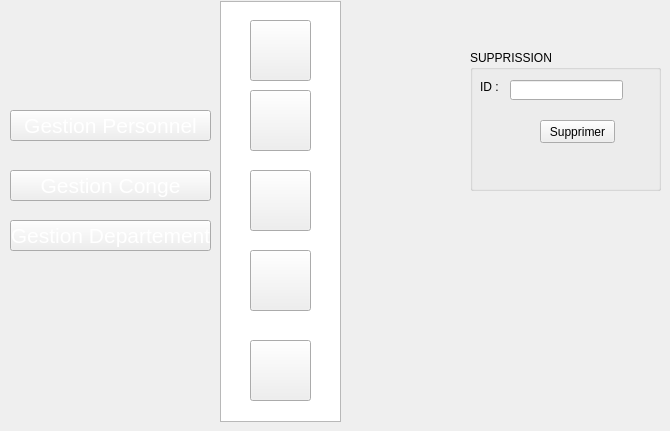
   <widget class="QWidget" name="page_6">
    <widget class="QPushButton" name="pushButton_32">
     <property name="geometry">
      <rect>
       <x>250</x>
       <y>250</y>
       <width>61</width>
       <height>61</height>
      </rect>
     </property>
     <property name="styleSheet">
      <string notr="true">image: url(:/new/prefix1/img/icon-supp2 (1).png);</string>
     </property>
     <property name="text">
      <string/>
     </property>
    </widget>
    <widget class="QPushButton" name="pushButton_35">
     <property name="geometry">
      <rect>
       <x>10</x>
       <y>170</y>
       <width>201</width>
       <height>31</height>
      </rect>
     </property>
     <property name="font">
      <font>
       <pointsize>16</pointsize>
       <weight>50</weight>
       <bold>false</bold>
      </font>
     </property>
     <property name="styleSheet">
      <string notr="true">color: rgb(255, 255, 255);
</string>
     </property>
     <property name="text">
      <string>Gestion Conge</string>
     </property>
    </widget>
    <widget class="QPushButton" name="pushButton_36">
     <property name="geometry">
      <rect>
       <x>250</x>
       <y>90</y>
       <width>61</width>
       <height>61</height>
      </rect>
     </property>
     <property name="styleSheet">
      <string notr="true">image: url(:/new/prefix1/img/icon-modif2 (1).png);</string>
     </property>
     <property name="text">
      <string/>
     </property>
    </widget>
    <widget class="QPushButton" name="pushButton_37">
     <property name="geometry">
      <rect>
       <x>10</x>
       <y>110</y>
       <width>201</width>
       <height>31</height>
      </rect>
     </property>
     <property name="font">
      <font>
       <pointsize>16</pointsize>
       <weight>50</weight>
       <bold>false</bold>
      </font>
     </property>
     <property name="styleSheet">
      <string notr="true">color: rgb(255, 255, 255);
background-image: url(:/new/prefix1/img/selected2.png);</string>
     </property>
     <property name="text">
      <string>Gestion Personnel</string>
     </property>
    </widget>
    <widget class="QPushButton" name="pushButton_38">
     <property name="geometry">
      <rect>
       <x>250</x>
       <y>340</y>
       <width>61</width>
       <height>61</height>
      </rect>
     </property>
     <property name="styleSheet">
      <string notr="true">image: url(:/new/prefix1/img/8774.png);</string>
     </property>
     <property name="text">
      <string/>
     </property>
    </widget>
    <widget class="QPushButton" name="pushButton_39">
     <property name="geometry">
      <rect>
       <x>250</x>
       <y>20</y>
       <width>61</width>
       <height>61</height>
      </rect>
     </property>
     <property name="styleSheet">
      <string notr="true">image: url(:/new/prefix1/img/icon-ajout2.png);
background-image: url(:/new/prefix1/img/bg.png);</string>
     </property>
     <property name="text">
      <string/>
     </property>
    </widget>
    <widget class="QListView" name="listView_4">
     <property name="geometry">
      <rect>
       <x>220</x>
       <y>1</y>
       <width>121</width>
       <height>421</height>
      </rect>
     </property>
     <property name="styleSheet">
      <string notr="true">background-image: url(:/new/prefix1/img/selected.png);</string>
     </property>
    </widget>
    <widget class="QPushButton" name="pushButton_40">
     <property name="geometry">
      <rect>
       <x>250</x>
       <y>170</y>
       <width>61</width>
       <height>61</height>
      </rect>
     </property>
     <property name="styleSheet">
      <string notr="true">image: url(:/new/prefix1/img/icon-afficher2.png);</string>
     </property>
     <property name="text">
      <string/>
     </property>
    </widget>
    <widget class="QPushButton" name="pushButton_50">
     <property name="geometry">
      <rect>
       <x>10</x>
       <y>220</y>
       <width>201</width>
       <height>31</height>
      </rect>
     </property>
     <property name="font">
      <font>
       <pointsize>16</pointsize>
       <weight>50</weight>
       <bold>false</bold>
      </font>
     </property>
     <property name="styleSheet">
      <string notr="true">color: rgb(255, 255, 255);
</string>
     </property>
     <property name="text">
      <string>Gestion Departement</string>
     </property>
    </widget>
    <widget class="QGroupBox" name="groupBox">
     <property name="geometry">
      <rect>
       <x>470</x>
       <y>50</y>
       <width>191</width>
       <height>141</height>
      </rect>
     </property>
     <property name="title">
      <string>SUPPRISSION</string>
     </property>
     <widget class="QLabel" name="label_47">
      <property name="geometry">
       <rect>
        <x>10</x>
        <y>30</y>
        <width>47</width>
        <height>13</height>
       </rect>
      </property>
      <property name="text">
       <string>ID :</string>
      </property>
      <property name="scaledContents">
       <bool>false</bool>
      </property>
     </widget>
     <widget class="QLineEdit" name="id3">
      <property name="geometry">
       <rect>
        <x>40</x>
        <y>30</y>
        <width>113</width>
        <height>20</height>
       </rect>
      </property>
     </widget>
     <widget class="QPushButton" name="pushButton_supp">
      <property name="geometry">
       <rect>
        <x>70</x>
        <y>70</y>
        <width>75</width>
        <height>23</height>
       </rect>
      </property>
      <property name="text">
       <string>Supprimer</string>
      </property>
     </widget>
    </widget>
    <zorder>listView_4</zorder>
    <zorder>pushButton_32</zorder>
    <zorder>pushButton_35</zorder>
    <zorder>pushButton_36</zorder>
    <zorder>pushButton_37</zorder>
    <zorder>pushButton_38</zorder>
    <zorder>pushButton_39</zorder>
    <zorder>pushButton_40</zorder>
    <zorder>pushButton_50</zorder>
    <zorder>groupBox</zorder>
   </widget>
